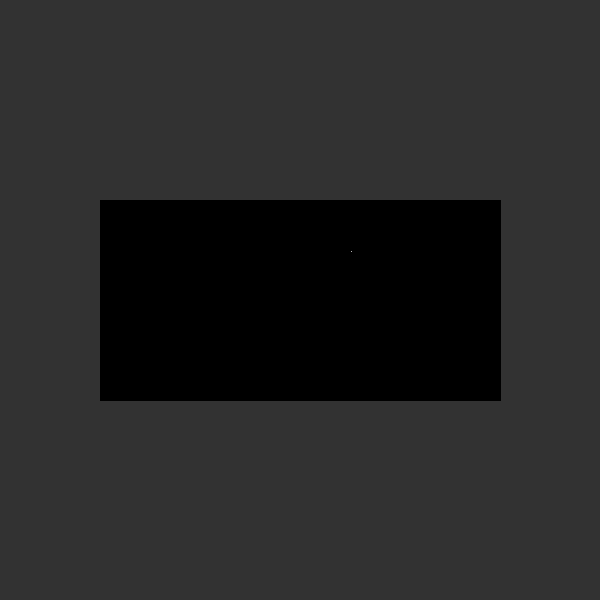
Frame 1 (no input)
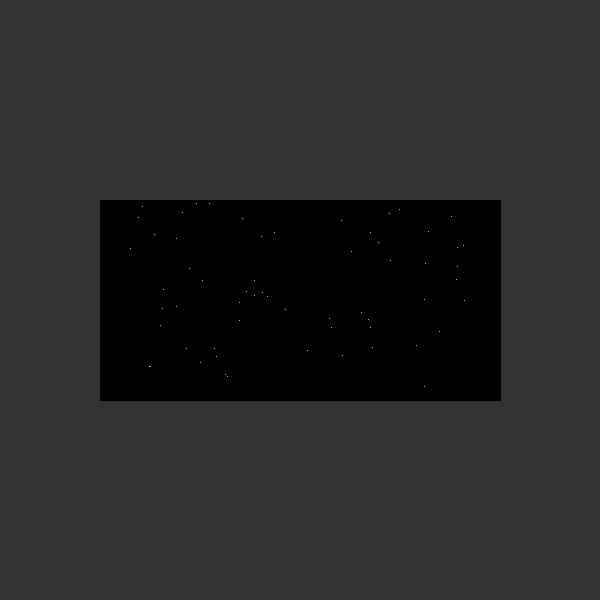
Frame 60 (the mouse pressed at the canvas centre just before this capture)
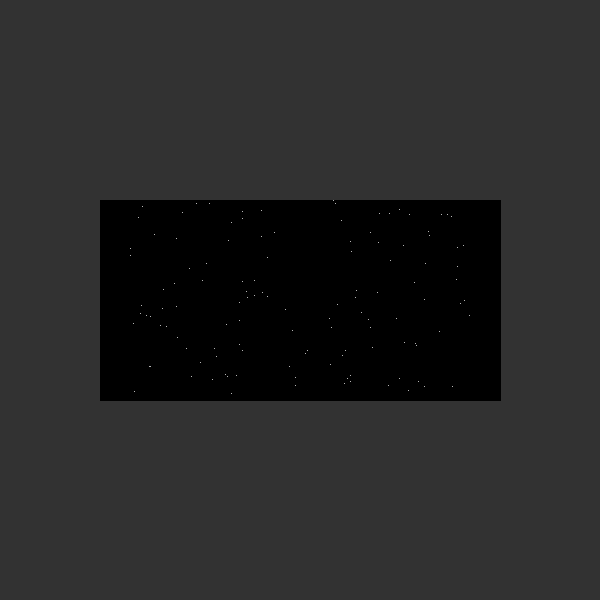
Frame 120 (the mouse held since frame 60 and released just before this capture)

The Processing sketch that drew these frames (run headless with seeded random() and noise(); from frame 60 on, the mouse is pressed at the canvas centre):

// Processing sketch: Qustion10_Solved
// ── Qustion10_Solved.pde
void setup() {
  size(600, 600);
  background(50);
  rectMode(CENTER);
  fill(0);
  rect(width/2, height/2, 400, 200);
}

void draw() {
  float x = random(125, 475);
  float y = random(200, 400);
  stroke(255);
  point(x, y);
}
